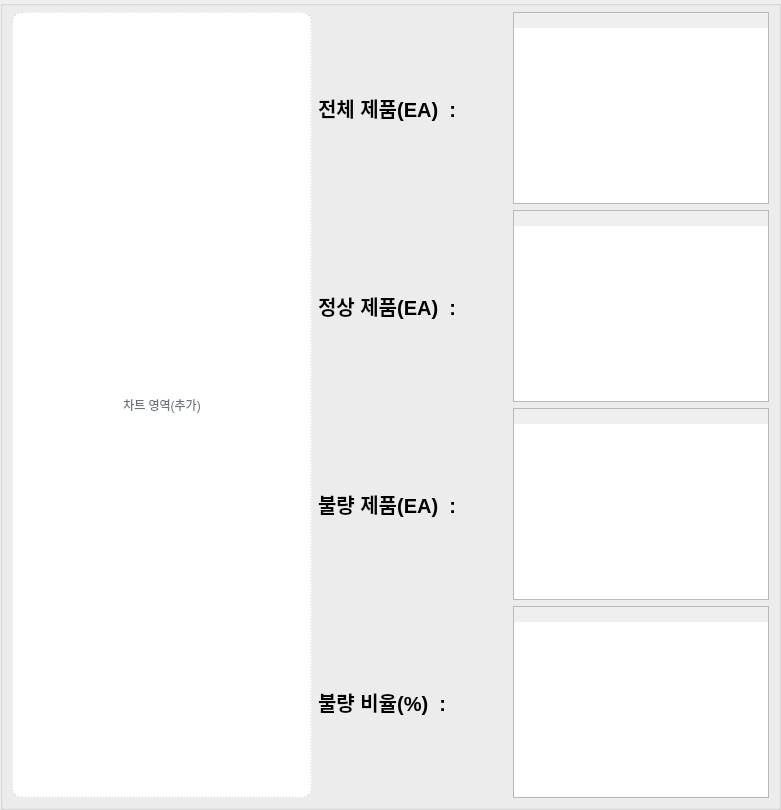
                   <widget class="QGroupBox" name="groupBox_2">
                    <property name="sizePolicy">
                     <sizepolicy hsizetype="Minimum" vsizetype="Minimum">
                      <horstretch>0</horstretch>
                      <verstretch>0</verstretch>
                     </sizepolicy>
                    </property>
                    <property name="minimumSize">
                     <size>
                      <width>711</width>
                      <height>391</height>
                     </size>
                    </property>
                    <property name="styleSheet">
                     <string notr="true">margin : 0px;
padding : 0px</string>
                    </property>
                    <property name="title">
                     <string/>
                    </property>
                    <layout class="QGridLayout" name="gridLayout_22">
                     <item row="0" column="0" rowspan="4">
                      <widget class="QLabel" name="label_judge_chart_placeholde_7">
                       <property name="sizePolicy">
                        <sizepolicy hsizetype="Minimum" vsizetype="Minimum">
                         <horstretch>0</horstretch>
                         <verstretch>0</verstretch>
                        </sizepolicy>
                       </property>
                       <property name="minimumSize">
                        <size>
                         <width>300</width>
                         <height>331</height>
                        </size>
                       </property>
                       <property name="palette">
                        <palette>
                         <active>
                          <colorrole role="WindowText">
                           <brush brushstyle="SolidPattern">
                            <color alpha="255">
                             <red>107</red>
                             <green>114</green>
                             <blue>128</blue>
                            </color>
                           </brush>
                          </colorrole>
                          <colorrole role="Button">
                           <brush brushstyle="SolidPattern">
                            <color alpha="255">
                             <red>255</red>
                             <green>255</green>
                             <blue>255</blue>
                            </color>
                           </brush>
                          </colorrole>
                          <colorrole role="Text">
                           <brush brushstyle="SolidPattern">
                            <color alpha="255">
                             <red>107</red>
                             <green>114</green>
                             <blue>128</blue>
                            </color>
                           </brush>
                          </colorrole>
                          <colorrole role="ButtonText">
                           <brush brushstyle="SolidPattern">
                            <color alpha="255">
                             <red>107</red>
                             <green>114</green>
                             <blue>128</blue>
                            </color>
                           </brush>
                          </colorrole>
                          <colorrole role="Base">
                           <brush brushstyle="SolidPattern">
                            <color alpha="255">
                             <red>255</red>
                             <green>255</green>
                             <blue>255</blue>
                            </color>
                           </brush>
                          </colorrole>
                          <colorrole role="Window">
                           <brush brushstyle="SolidPattern">
                            <color alpha="255">
                             <red>255</red>
                             <green>255</green>
                             <blue>255</blue>
                            </color>
                           </brush>
                          </colorrole>
                          <colorrole role="PlaceholderText">
                           <brush brushstyle="NoBrush">
                            <color alpha="128">
                             <red>107</red>
                             <green>114</green>
                             <blue>128</blue>
                            </color>
                           </brush>
                          </colorrole>
                         </active>
                         <inactive>
                          <colorrole role="WindowText">
                           <brush brushstyle="SolidPattern">
                            <color alpha="255">
                             <red>107</red>
                             <green>114</green>
                             <blue>128</blue>
                            </color>
                           </brush>
                          </colorrole>
                          <colorrole role="Button">
                           <brush brushstyle="SolidPattern">
                            <color alpha="255">
                             <red>255</red>
                             <green>255</green>
                             <blue>255</blue>
                            </color>
                           </brush>
                          </colorrole>
                          <colorrole role="Text">
                           <brush brushstyle="SolidPattern">
                            <color alpha="255">
                             <red>107</red>
                             <green>114</green>
                             <blue>128</blue>
                            </color>
                           </brush>
                          </colorrole>
                          <colorrole role="ButtonText">
                           <brush brushstyle="SolidPattern">
                            <color alpha="255">
                             <red>107</red>
                             <green>114</green>
                             <blue>128</blue>
                            </color>
                           </brush>
                          </colorrole>
                          <colorrole role="Base">
                           <brush brushstyle="SolidPattern">
                            <color alpha="255">
                             <red>255</red>
                             <green>255</green>
                             <blue>255</blue>
                            </color>
                           </brush>
                          </colorrole>
                          <colorrole role="Window">
                           <brush brushstyle="SolidPattern">
                            <color alpha="255">
                             <red>255</red>
                             <green>255</green>
                             <blue>255</blue>
                            </color>
                           </brush>
                          </colorrole>
                          <colorrole role="PlaceholderText">
                           <brush brushstyle="NoBrush">
                            <color alpha="128">
                             <red>107</red>
                             <green>114</green>
                             <blue>128</blue>
                            </color>
                           </brush>
                          </colorrole>
                         </inactive>
                         <disabled>
                          <colorrole role="WindowText">
                           <brush brushstyle="SolidPattern">
                            <color alpha="255">
                             <red>107</red>
                             <green>114</green>
                             <blue>128</blue>
                            </color>
                           </brush>
                          </colorrole>
                          <colorrole role="Button">
                           <brush brushstyle="SolidPattern">
                            <color alpha="255">
                             <red>255</red>
                             <green>255</green>
                             <blue>255</blue>
                            </color>
                           </brush>
                          </colorrole>
                          <colorrole role="Text">
                           <brush brushstyle="SolidPattern">
                            <color alpha="255">
                             <red>107</red>
                             <green>114</green>
                             <blue>128</blue>
                            </color>
                           </brush>
                          </colorrole>
                          <colorrole role="ButtonText">
                           <brush brushstyle="SolidPattern">
                            <color alpha="255">
                             <red>107</red>
                             <green>114</green>
                             <blue>128</blue>
                            </color>
                           </brush>
                          </colorrole>
                          <colorrole role="Base">
                           <brush brushstyle="SolidPattern">
                            <color alpha="255">
                             <red>255</red>
                             <green>255</green>
                             <blue>255</blue>
                            </color>
                           </brush>
                          </colorrole>
                          <colorrole role="Window">
                           <brush brushstyle="SolidPattern">
                            <color alpha="255">
                             <red>255</red>
                             <green>255</green>
                             <blue>255</blue>
                            </color>
                           </brush>
                          </colorrole>
                          <colorrole role="PlaceholderText">
                           <brush brushstyle="NoBrush">
                            <color alpha="128">
                             <red>107</red>
                             <green>114</green>
                             <blue>128</blue>
                            </color>
                           </brush>
                          </colorrole>
                         </disabled>
                        </palette>
                       </property>
                       <property name="styleSheet">
                        <string notr="true">background:#ffffff; border:1px dashed #d1d5db; border-radius:10px; color:#6b7280;</string>
                       </property>
                       <property name="text">
                        <string>차트 영역(추가)</string>
                       </property>
                       <property name="alignment">
                        <set>Qt::AlignCenter</set>
                       </property>
                      </widget>
                     </item>
                     <item row="0" column="1">
                      <widget class="QLabel" name="label_39">
                       <property name="sizePolicy">
                        <sizepolicy hsizetype="Minimum" vsizetype="Minimum">
                         <horstretch>0</horstretch>
                         <verstretch>0</verstretch>
                        </sizepolicy>
                       </property>
                       <property name="minimumSize">
                        <size>
                         <width>189</width>
                         <height>71</height>
                        </size>
                       </property>
                       <property name="font">
                        <font>
                         <family>Segoe UI</family>
                         <pointsize>15</pointsize>
                         <weight>75</weight>
                         <bold>true</bold>
                        </font>
                       </property>
                       <property name="styleSheet">
                        <string notr="true"/>
                       </property>
                       <property name="text">
                        <string>전체 제품(EA)  :</string>
                       </property>
                      </widget>
                     </item>
                     <item row="0" column="2">
                      <widget class="QTextBrowser" name="textBrowser_32">
                       <property name="sizePolicy">
                        <sizepolicy hsizetype="Minimum" vsizetype="Minimum">
                         <horstretch>0</horstretch>
                         <verstretch>0</verstretch>
                        </sizepolicy>
                       </property>
                       <property name="minimumSize">
                        <size>
                         <width>174</width>
                         <height>69</height>
                        </size>
                       </property>
                       <property name="font">
                        <font>
                         <family>Segoe UI</family>
                         <pointsize>19</pointsize>
                         <weight>75</weight>
                         <bold>true</bold>
                        </font>
                       </property>
                       <property name="styleSheet">
                        <string notr="true">color : gray;
padding-top : 15px</string>
                       </property>
                      </widget>
                     </item>
                     <item row="1" column="1">
                      <widget class="QLabel" name="label_37">
                       <property name="sizePolicy">
                        <sizepolicy hsizetype="Minimum" vsizetype="Minimum">
                         <horstretch>0</horstretch>
                         <verstretch>0</verstretch>
                        </sizepolicy>
                       </property>
                       <property name="minimumSize">
                        <size>
                         <width>189</width>
                         <height>71</height>
                        </size>
                       </property>
                       <property name="font">
                        <font>
                         <family>Segoe UI</family>
                         <pointsize>15</pointsize>
                         <weight>75</weight>
                         <bold>true</bold>
                        </font>
                       </property>
                       <property name="styleSheet">
                        <string notr="true"/>
                       </property>
                       <property name="text">
                        <string>정상 제품(EA)  : </string>
                       </property>
                      </widget>
                     </item>
                     <item row="1" column="2">
                      <widget class="QTextBrowser" name="textBrowser_30">
                       <property name="sizePolicy">
                        <sizepolicy hsizetype="Minimum" vsizetype="Minimum">
                         <horstretch>0</horstretch>
                         <verstretch>0</verstretch>
                        </sizepolicy>
                       </property>
                       <property name="minimumSize">
                        <size>
                         <width>174</width>
                         <height>69</height>
                        </size>
                       </property>
                       <property name="font">
                        <font>
                         <family>Segoe UI</family>
                         <pointsize>19</pointsize>
                         <weight>75</weight>
                         <bold>true</bold>
                        </font>
                       </property>
                       <property name="styleSheet">
                        <string notr="true">color : #4472C4;
padding-top : 15px</string>
                       </property>
                      </widget>
                     </item>
                     <item row="2" column="1">
                      <widget class="QLabel" name="label_38">
                       <property name="sizePolicy">
                        <sizepolicy hsizetype="Minimum" vsizetype="Minimum">
                         <horstretch>0</horstretch>
                         <verstretch>0</verstretch>
                        </sizepolicy>
                       </property>
                       <property name="minimumSize">
                        <size>
                         <width>189</width>
                         <height>71</height>
                        </size>
                       </property>
                       <property name="font">
                        <font>
                         <family>Segoe UI</family>
                         <pointsize>15</pointsize>
                         <weight>75</weight>
                         <bold>true</bold>
                        </font>
                       </property>
                       <property name="styleSheet">
                        <string notr="true"/>
                       </property>
                       <property name="text">
                        <string>불량 제품(EA)  : </string>
                       </property>
                      </widget>
                     </item>
                     <item row="2" column="2">
                      <widget class="QTextBrowser" name="textBrowser_31">
                       <property name="sizePolicy">
                        <sizepolicy hsizetype="Minimum" vsizetype="Minimum">
                         <horstretch>0</horstretch>
                         <verstretch>0</verstretch>
                        </sizepolicy>
                       </property>
                       <property name="minimumSize">
                        <size>
                         <width>174</width>
                         <height>69</height>
                        </size>
                       </property>
                       <property name="font">
                        <font>
                         <family>Segoe UI</family>
                         <pointsize>19</pointsize>
                         <weight>75</weight>
                         <bold>true</bold>
                        </font>
                       </property>
                       <property name="styleSheet">
                        <string notr="true">color : red;
padding-top : 15px</string>
                       </property>
                      </widget>
                     </item>
                     <item row="3" column="1">
                      <widget class="QLabel" name="label_44">
                       <property name="sizePolicy">
                        <sizepolicy hsizetype="Minimum" vsizetype="Minimum">
                         <horstretch>0</horstretch>
                         <verstretch>0</verstretch>
                        </sizepolicy>
                       </property>
                       <property name="minimumSize">
                        <size>
                         <width>189</width>
                         <height>71</height>
                        </size>
                       </property>
                       <property name="font">
                        <font>
                         <family>Segoe UI</family>
                         <pointsize>15</pointsize>
                         <weight>75</weight>
                         <bold>true</bold>
                        </font>
                       </property>
                       <property name="styleSheet">
                        <string notr="true"/>
                       </property>
                       <property name="text">
                        <string>불량 비율(%)  : </string>
                       </property>
                      </widget>
                     </item>
                     <item row="3" column="2">
                      <widget class="QTextBrowser" name="textBrowser_37">
                       <property name="sizePolicy">
                        <sizepolicy hsizetype="Minimum" vsizetype="Minimum">
                         <horstretch>0</horstretch>
                         <verstretch>0</verstretch>
                        </sizepolicy>
                       </property>
                       <property name="minimumSize">
                        <size>
                         <width>174</width>
                         <height>69</height>
                        </size>
                       </property>
                       <property name="font">
                        <font>
                         <family>Segoe UI</family>
                         <pointsize>19</pointsize>
                         <weight>75</weight>
                         <bold>true</bold>
                        </font>
                       </property>
                       <property name="styleSheet">
                        <string notr="true">color : red;
padding-top : 15px</string>
                       </property>
                      </widget>
                     </item>
                    </layout>
                   </widget>
